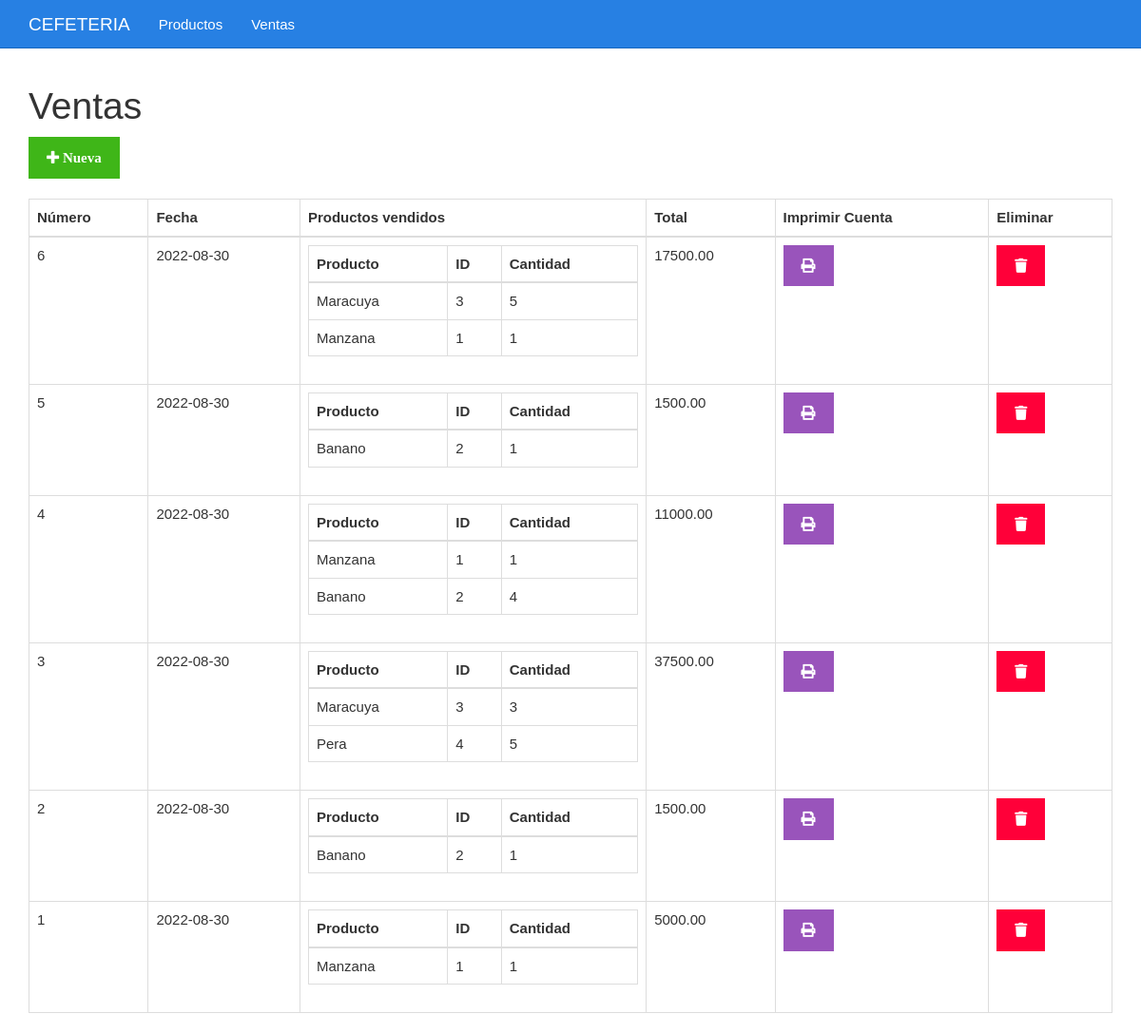
The app's page /venta_lista.php with its own data.
### tables this page shows
CREATE TABLE venta(
        idventa BIGINT UNSIGNED NOT NULL AUTO_INCREMENT,
        fecha date DEFAULT NULL,
        total DECIMAL(7,2),
        PRIMARY KEY(idventa)
);

### venta_lista.php (the view)
<?php include_once "encabezado.php" ?>
<?php
include_once "conexion.php";
$sentencia = $base_de_datos->query("SELECT venta.total, venta.fecha, venta.idventa, GROUP_CONCAT(	producto.nombreproducto, '..',  producto.idproducto, '..', producto_venta.cantidad SEPARATOR '__') AS producto FROM venta INNER JOIN producto_venta ON producto_venta.idventa = venta.idventa INNER JOIN producto ON producto.idproducto = producto_venta.idproducto GROUP BY venta.idventa ORDER BY venta.idventa DESC;");
$ventas = $sentencia->fetchAll(PDO::FETCH_OBJ);
?>
	<div class="col-xs-12">
		<h1>Ventas</h1>
		<div>
			<a class="btn btn-success" href="./venta_formulario_crear.php"><i class="fa fa-plus"> Nueva  </i> </a>
		</div>
		<br>
		<table class="table table-bordered">
			<thead>
				<tr>
					<th>Número</th>
					<th>Fecha</th>
					<th>Productos vendidos</th>
					<th>Total</th>
					<th>Imprimir Cuenta</th>
					<th>Eliminar</th>
				</tr>
			</thead>
			<tbody>
				<?php foreach($ventas as $venta){ ?>
				<tr>
					<td><?php echo $venta->idventa ?></td>
					<td><?php echo $venta->fecha ?></td>
					<td>
						<table class="table table-bordered">
							<thead>
								<tr>
									<th>Producto</th>
									<th>ID</th>
									<th>Cantidad</th>
								</tr>
							</thead>
							<tbody>
								<?php foreach(explode("__", $venta->producto) as $productosConcatenados){
								$producto = explode("..", $productosConcatenados)
								?>
								<tr>
									<td><?php echo $producto[0] ?></td>
									<td><?php echo $producto[1] ?></td>
									<td><?php echo $producto[2] ?></td>
								</tr>
								<?php } ?>
							</tbody>
						</table>
					</td>
					<td><?php echo $venta->total ?></td>
					<td><a class="btn btn-info" href="<?php echo "venta_imprimir.php?id=" . $venta->idventa?>"><i class="fa fa-print"></i></a></td>
					<td><a class="btn btn-danger" href="<?php echo "venta_eliminar.php?id=" . $venta->idventa?>"><i class="fa fa-trash"></i></a></td>
				</tr>
				<?php } ?>
			</tbody>
		</table>
	</div>
<?php include_once "pie.php" ?>

### css/estilo.css (style rules this page uses)
body { padding-top: 70px; }

### records on screen
venta: idventa "6", fecha "2022-08-30", producto "Maracuya", producto "3", producto "5", producto "Manzana", producto "1", total "17500.00"
venta: idventa "5", fecha "2022-08-30", producto "Banano", producto "2", producto "1", total "1500.00"
venta: idventa "4", fecha "2022-08-30", producto "Manzana", producto "1", producto "Banano", producto "2", producto "4", total "11000.00"
venta: idventa "3", fecha "2022-08-30", producto "Maracuya", producto "3", producto "Pera", producto "4", producto "5", total "37500.00"
venta: idventa "2", fecha "2022-08-30", producto "Banano", producto "2", producto "1", total "1500.00"
venta: idventa "1", fecha "2022-08-30", producto "Manzana", producto "1", total "5000.00"
